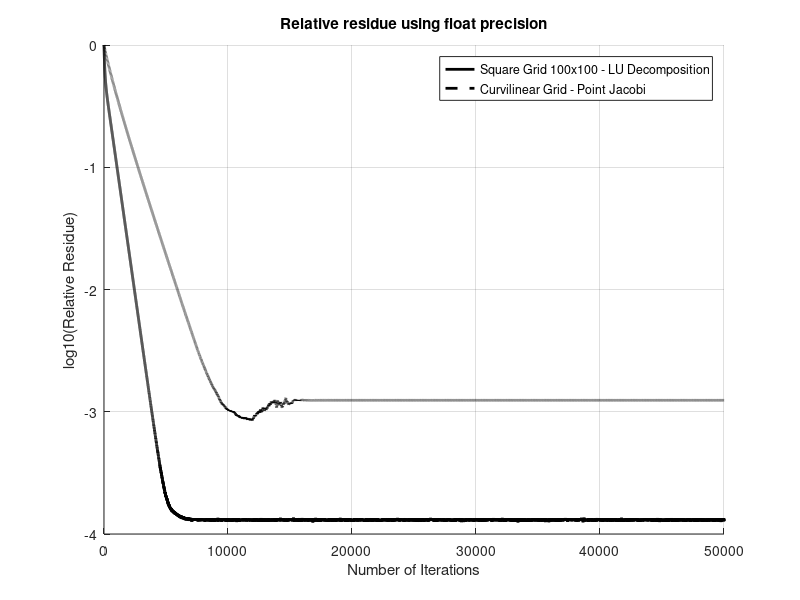

This figure's MATLAB source:
close all
clear all
fileID = fopen('squaregrid_100_100.dat_rr_thin_layer_LU_decomp.dat','r');
formatSpec = '%d %f';
sizeA = [2 Inf];
A = fscanf(fileID,formatSpec,sizeA);
fclose(fileID);
A=A';

x=A(:,1);
y=A(:,2);
fig=figure('Name',['Relative residue for Simulation using float precision']);
title(['Relative residue using float precision']);
xlabel('Number of Iterations')
ylabel('log10(Relative Residue)')
hold on
plot(x,y,'color','k','LineWidth',2);
hold on

clear A,x,y;

fileID1 = fopen('curvilinear.dat_rr_thin_layer_PJ.dat','r');
formatSpec = '%d %f';
sizeA = [2 Inf];
A = fscanf(fileID1,formatSpec,sizeA);
fclose(fileID1);
A=A';
x=A(:,1);
y=A(:,2);
plot(x,y,'--','color','k','LineWidth',2);
hold on

hold on
grid on
hold on

hleg1 = legend('Square Grid 100x100 - LU Decomposition','Curvilinear Grid - Point Jacobi');
set(hleg1,'Location','NorthEast')

